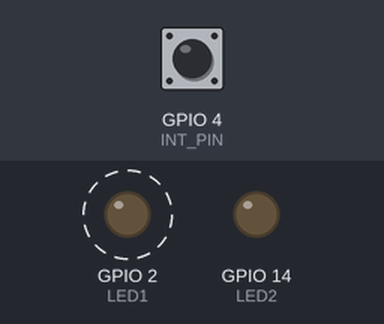
A program run on a simulated ESP32. Shown: output pins drawn as LEDs (lit = HIGH). Dashed ring = blinking. Inputs (shaded band) come from the test bench; at power-on: GPIO 4 (INT_PIN) HIGH.

Above: at 0.2 s.
Timing chart, 0 to 3.0 s (numbered marks = the images above):
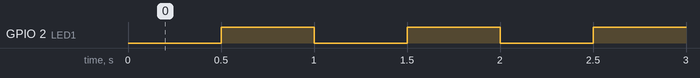

The program:

main.cpp
```cpp
#include <Arduino.h>
#include <IRremoteESP8266.h>
#include <IRrecv.h>

#include "freertos/FreeRTOS.h"
#include "freertos/task.h"
#include "freertos/timers.h"

#define LED1 2
#define LED2 14
#define REMOTE 15
#define INT_PIN 4
IRrecv irrecv(REMOTE);

TaskHandle_t xTask1Handle;
TaskHandle_t xTimer1, xTimer2;

void vTask1(void* pvParameters);
void callbackTimer1(TimerHandle_t xTimer);
void callbackTimer2(TimerHandle_t xTimer);

void setup() {
  irrecv.enableIRIn();
  Serial.begin(9600);
  pinMode(LED1, OUTPUT);
  pinMode(LED2, OUTPUT);
  pinMode(INT_PIN, INPUT_PULLUP);

  xTimer1 = xTimerCreate("TIMER 1", pdMS_TO_TICKS(500), pdTRUE, 0, callbackTimer1);
  xTimer2 = xTimerCreate("TIMER 2", pdMS_TO_TICKS(10000), pdFALSE, 0, callbackTimer2);

  xTaskCreate(vTask1, "TASK 1", configMINIMAL_STACK_SIZE + 1024, NULL, 1, &xTask1Handle);
  xTimerStart(xTimer1, 0);
}

void loop() {
  vTaskDelay(pdMS_TO_TICKS(1000));
}

void vTask1(void* pvParameters){
  while(1){
    if(digitalRead(INT_PIN) == LOW && xTimerIsTimerActive(xTimer2) == pdFALSE){
      delay(150);
      digitalWrite(LED2, HIGH);
      xTimerStart(xTimer2, 0);
      xTimerStop(xTimer1, 0);
      Serial.println("Iniciando timer 2.");
    }
    vTaskDelay(pdMS_TO_TICKS(10));
  }
}

void callbackTimer1(TimerHandle_t xTimer){
  digitalWrite(LED1, !digitalRead(LED1));
}

void callbackTimer2(TimerHandle_t xTimer){
  digitalWrite(LED2, LOW);
  xTimerStart(xTimer1, 0);
}
```

Measured:
- by itself, GPIO 2 (LED1): alternates HIGH for 0.50 s and LOW for 0.50 s
